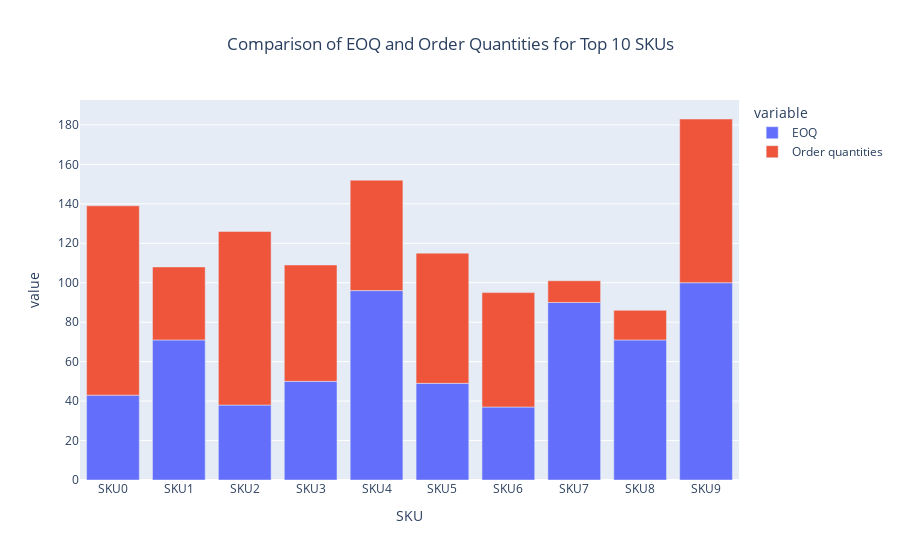

The code cell stored with this chart in its notebook:
### Code cell
top_10_comparison = comparison_columns.head(10)


fig = px.bar(top_10_comparison, x='SKU', y=['EOQ', 'Order quantities'], 
             title='Comparison of EOQ and Order Quantities for Top 10 SKUs')

fig.update_layout(
    title_x=0.5
)


fig.show()

### Figure 1 — Plotly figure (JSON) as saved in the notebook; plotly's stock layout.template omitted (floating-point values rounded to 4 significant figures)
{"data": [{"alignmentgroup": "True", "hovertemplate": "variable=EOQ<br>SKU=%{x}<br>value=%{y}<extra></extra>", "legendgroup": "EOQ", "marker": {"color": "#636efa", "pattern": {"shape": ""}}, "name": "EOQ", "offsetgroup": "EOQ", "orientation": "v", "showlegend": true, "textposition": "auto", "type": "bar", "x": ["SKU0", "SKU1", "SKU2", "SKU3", "SKU4", "SKU5", "SKU6", "SKU7", "SKU8", "SKU9"], "xaxis": "x", "y": [43, 71, 38, 50, 96, 49, 37, 90, 71, 100], "yaxis": "y"}, {"alignmentgroup": "True", "hovertemplate": "variable=Order quantities<br>SKU=%{x}<br>value=%{y}<extra></extra>", "legendgroup": "Order quantities", "marker": {"color": "#EF553B", "pattern": {"shape": ""}}, "name": "Order quantities", "offsetgroup": "Order quantities", "orientation": "v", "showlegend": true, "textposition": "auto", "type": "bar", "x": ["SKU0", "SKU1", "SKU2", "SKU3", "SKU4", "SKU5", "SKU6", "SKU7", "SKU8", "SKU9"], "xaxis": "x", "y": [96, 37, 88, 59, 56, 66, 58, 11, 15, 83], "yaxis": "y"}], "layout": {"barmode": "relative", "legend": {"title": {"text": "variable"}, "tracegroupgap": 0}, "title": {"text": "Comparison of EOQ and Order Quantities for Top 10 SKUs", "x": 0.5}, "xaxis": {"anchor": "y", "domain": [0, 1], "title": {"text": "SKU"}}, "yaxis": {"anchor": "x", "domain": [0, 1], "title": {"text": "value"}}}}
